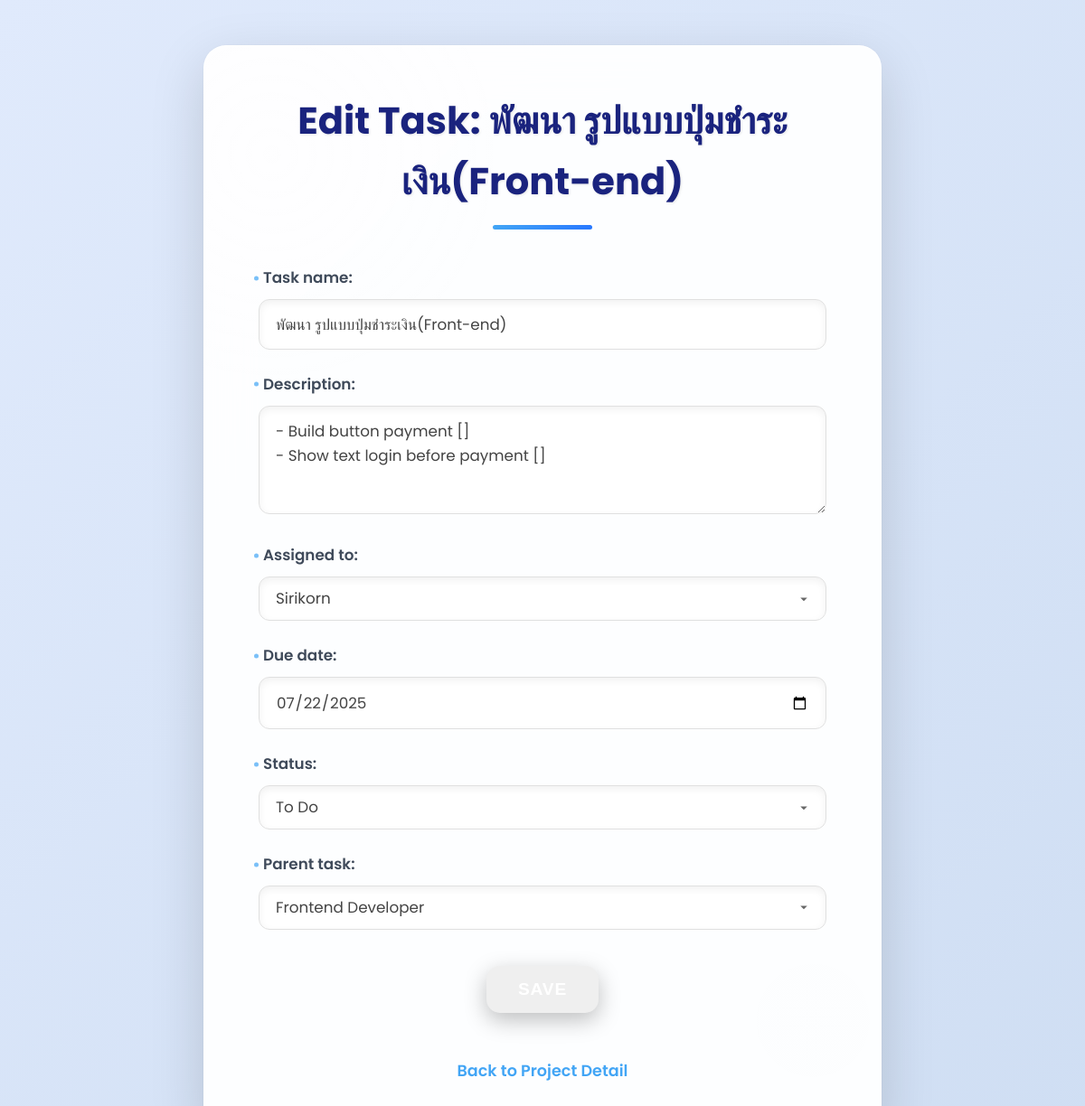
Page /task/21/edit/ (signed in) on the committed database.
### MyTasks/models.py (models this page shows)
class Task(models.Model):
    STATUS_CHOICES = [
        ('to_do', 'To Do'),
        ('in_progress', 'In Progress'),
        ('completed', 'Completed'),
        ('on_hold', 'On Hold'),
    ]
    project = models.ForeignKey(Project, on_delete=models.CASCADE, related_name='tasks')
    task_name = models.CharField(max_length=200)
    description = models.TextField(blank=True, null=True)
    assigned_to = models.ForeignKey(User, on_delete=models.SET_NULL, null=True, blank=True)
    due_date = models.DateField(null=True, blank=True)
    status = models.CharField(max_length=20, choices=STATUS_CHOICES, default='to_do')
    parent_task = models.ForeignKey('self', on_delete=models.CASCADE, null=True, blank=True, related_name='subtasks')
    def __str__(self):
        return self.task_name
    class Meta:
        ordering = ['due_date'] # เรียงตาม due_date โดย default

### MyTasks/views.py (the view, shortened to what this page needs)
# urls.py: path('task/<int:pk>/edit/', TaskUpdateView.as_view(), name='task-edit'),
class TaskUpdateView(LoginRequiredMixin, UpdateView):
    model = Task
    form_class = TaskForm
    template_name = 'MyTasks/task_form.html'
    def get_form_kwargs(self):
        kwargs = super().get_form_kwargs()
        kwargs['project_instance'] = self.object.project
        return kwargs
    def get_context_data(self, **kwargs):
        context = super().get_context_data(**kwargs)
        context['form_title'] = f"Edit Task: {self.object.task_name}"
        context['task'] = self.object
        return context

### MyTasks/templates/MyTasks/task_form.html (shortened to what this page needs)
<!DOCTYPE html>
<html lang="en">
<head>
</head>
<body>
    <div class="dashboard-container">
        <div class="header">
            <h1>{{ form_title }}</h1>
            <span class="header-underline"></span>
        </div>
        <form method="post">
            {{ form.as_p }}
            <button type="submit">Save</button>
        </form>
        <div class="back-link">
            {% if task %}
                <a href="{% url 'project-detail' pk=task.project.pk %}">Back to Project Detail</a>
            {% elif project %}
                <a href="{% url 'project-detail' pk=project.pk %}">Back to Project Detail</a>
            {% else %}
                <a href="{% url 'project-list' %}">Back to Project List</a>
            {% endif %}
        </div>
    </div>
</body>
</html>

### MyTasks/templates/MyTasks/task_form.html (style rules this page uses)
body { font-family: 'Poppins', sans-serif; background: linear-gradient(135deg, #e0eafc 0%, #cfdef3 100%); margin: 0; padding: 50px 20px; color: #333; display: flex; justify-content: center; align-items: center; min-height: 100vh; box-sizing: border-box; line-height: 1.6; }
.dashboard-container { width: 100%; max-width: 750px; background: rgba(255,255,255,0.95); backdrop-filter: blur(25px); border: 1px solid rgba(255,255,255,0.6); border-radius: 25px; box-shadow: 0 20px 60px rgba(0,0,0,0.15), 0 0 0 1px rgba(0,0,0,0.02); padding: 50px 60px; box-sizing: border-box; position: relative; overflow: hidden; }
.dashboard-container::before { content: ''; position: absolute; top: 0; left: 0; right: 0; bottom: 0; background: radial-gradient(circle at 10% 10%, rgba(255,255,255,0.05) 0%, transparent 20%), radial-gradient(circle at 90% 90%, rgba(255,255,255,0.05) 0%, transparent 20%); z-index: 0; pointer-events: none; }
.header { text-align: center; margin-bottom: 40px; position: relative; z-index: 1; }
.header h1 { font-size: 2.6rem; font-weight: 700; color: #1a237e; margin: 0; text-shadow: 1px 1px 3px rgba(0,0,0,0.1); }
.header-underline { display: block; width: 110px; height: 5px; background: linear-gradient(90deg, #42a5f5, #2979ff); margin:15px auto 0; border-radius:3px; }
form { margin-top: 25px; position: relative; z-index: 1; }
form p { margin-bottom: 25px; }
label { display: block; font-weight: 600; color: #3f4a5a; margin-bottom: 10px; font-size: 1.05rem; position: relative; padding-left: 5px; }
label::before { content: ''; position: absolute; left: -5px; top: 50%; transform: translateY(-50%); width: 5px; height: 5px; background: #42a5f5; border-radius: 50%; opacity: 0.7; }
input[type="text"], input[type="date"], textarea, select { width: 100%; padding: 14px 18px; border: 1px solid #e0e0e0; border-radius: 12px; background: #ffffff; font-family: 'Poppins', sans-serif; font-size: 1.05rem; color: #444; box-shadow: inset 0 3px 8px rgba(0,0,0,0.06); transition: border-color 0.3s ease, box-shadow 0.3s ease, background-color 0.3s ease; box-sizing: border-box; -webkit-appearance: none; -moz-appearance: none; appearance: none; }
textarea { resize: vertical; min-height: 120px; line-height: 1.6; }
select { background-repeat: no-repeat; background-position: right 15px center; padding-right: 40px; cursor: pointer; }
select option { background-color: #ffffff; color: #444; }
button[type="submit"] { background: linear-gradient(45deg, #007bff 0%); color: white; padding: 15px 35px; border: none; border-radius: 15px; font-size: 1.2rem; font-weight: 700; cursor: pointer; transition: all 0.3s cubic-bezier(0.25, 0.46, 0.45, 0.94); box-shadow: 0 8px 25px rgba(0,0,0,0.25); display: block; margin: 40px auto 0; letter-spacing: 0.8px; text-transform: uppercase; position: relative; overflow: hidden; }
button[type="submit"]::before { content: ''; position: absolute; top: 50%; left: 50%; width: 300%; height: 300%; background: rgba(255,255,255,0.15); border-radius: 50%; transition: all 0.4s ease-in-out; transform: translate(-50%, -50%) scale(0); opacity: 0; }
.back-link { display:block; text-align:center; margin-top:50px; font-size:1.1rem; position: relative; z-index: 1; }
.back-link a { color:#42a5f5; text-decoration:none; font-weight:600; transition:color 0.2s ease, transform 0.2s ease; }

### rows in the picture
Task: task_name "พัฒนา รูปแบบปุ่มชำระเงิน(Front-end)", description "- Build button payment [] - Show text login before payment []", assigned_to "Sirikorn", due_date "07/22/2025", status "To Do", parent_task "Frontend Developer"
